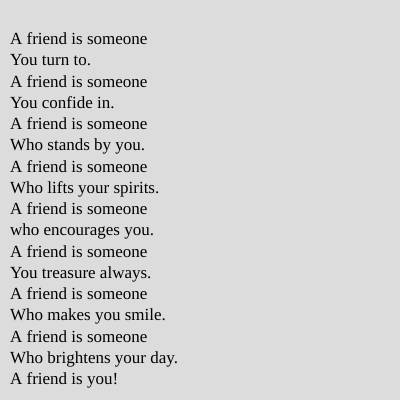
Frame 1 (no input)
Frame 60 (no input): identical to frame 1, image omitted
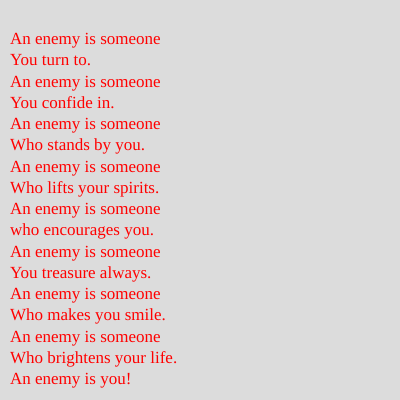
Frame 120 (the mouse pressed at the canvas centre since frame 60)

The p5.js sketch that drew these frames (run headless with seeded random() and noise() and a simulated clock; from frame 60 on, the mouse is pressed at the canvas centre):

// p5.js sketch
// ── sketch.js
// Sets the variables for the program
let source_text = `
A friend is someone
You turn to.
A friend is someone
You confide in.
A friend is someone
Who stands by you.
A friend is someone
Who lifts your spirits.
A friend is someone
who encourages you.
A friend is someone
You treasure always.
A friend is someone
Who makes you smile.
A friend is someone
Who brightens your day.
A friend is you!`;
let search_word = 'friend';
let search_word2 = 'A';
let search_word3 = 'day';
let replace_word = "enemy";
let replace_word2 = "An";
let replace_word3 = "life";
let altered_text;

//Creates the funtion to change the text accordingly
function setup() {
  createCanvas(400, 400);
  altered_text = source_text.replaceAll(search_word, replace_word);
  altered_text = altered_text.replaceAll(search_word2, replace_word2);
    altered_text = altered_text.replaceAll(search_word3, replace_word3);

}

// Executes the text function above and runs the program
// Change the text and text color only when mouse is pressed
function draw() {
  background(220);
  textFont('Baskerville');
  textSize(17);
  let show_text;
  if(mouseIsPressed){
    fill('red');
    show_text = altered_text;
  } else {
    fill('black');
    show_text = source_text;
  }
  text(show_text, 10, 10, width*0.9);
  
}

//My group chose this poem because it had a lot of repition and we thought it would be interesting to see how someone would interpret the poem differently when the word friend is changed to enemy and the text color changes to red. 

//Source text cite: https://www.familyfriendpoems.com/poem/a-friend-is-someone
